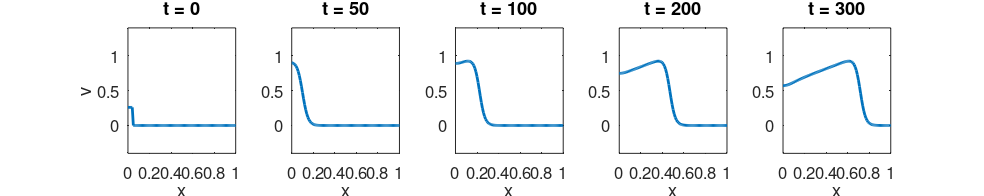

Reproduce this figure in MATLAB.
% Compute the numerical solution of the FitzHugh-Nagumo model with an added
% diffusion term
clear all

% Define model constants
a = -0.12;
c1 = 0.175;
c2 = 0.03;
b = 0.011;
d = 0.55;
delta = 5e-5;

% Define discretization parameters
L = 1;                % Length of domain
dx = 0.01;            % Distance between spatial grid points
M = round(L/dx) + 1;  % Number of spatial grid points
x = (0:dx:L);         % x vector
dt = 0.005;           % Time step
T = 300;              % Simulation time
N = round(T/dt);      % Number of time points 
t = (0:dt:T);         % Time vector
rho = delta*dt/dx^2;


% Set up arrays for saving the solutions
v = zeros(M, N+1);
w = zeros(M, N+1);

% Define initial conditions
v(:,1) = 0;
w(:,1) = 0;

% Define non-zero v at the left part of the domain
v(1:5,1) = 0.26;

% Define diffusion matrix
D = spdiags((1-2*rho)*ones(M, 1), 0, M, M) + ...
    spdiags([0; 2*rho; rho*ones(M-2, 1)], 1, M, M) + ...
    spdiags([rho*ones(M-2, 1); 2*rho; 0], -1, M, M);

% Compute the numerical solution
for n=1:N
    v(:,n+1) = D*v(:,n) ...
        + dt*(c1*v(:,n).*(v(:,n)-a).*(1-v(:,n)) - c2*w(:,n));
    w(:,n+1) = w(:,n) + dt*(b*(v(:,n)-d*w(:,n)));
end

% Select time points to plot
t_plot = [0, 50, 100, 200, 300];
t_idx = round(t_plot/dt) + 1;

% Set up figure and plot the solution
figure('Units','centimeters', 'Position', [10 10 25 5], ...
    'PaperPositionMode', 'auto', 'PaperUnits', 'centimeters', ...
    'PaperSize', [21, 5])

for i=1:length(t_plot)
    subplot(1, length(t_plot), i)
    plot(x, v(:, t_idx(i)), 'linewidth', 2)
    set(gca, 'fontsize', 12)
    title(sprintf('t = %g', t_plot(i)))
    xlabel('x')
    if i == 1
        ylabel('v')
        
    end
    ylim([-0.4, 1.4])
end

% Save figure
print('-dpdf', '../Figures/Ch6_Fig1.pdf')



